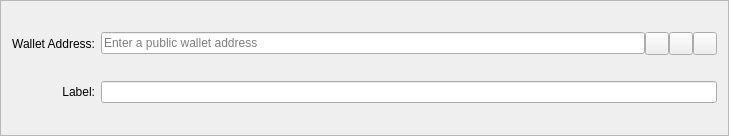
<?xml version="1.0" encoding="UTF-8"?>
<ui version="4.0">
  <class>MultisigAddressEntry</class>
  <widget class="QFrame" name="MultisigAddressEntry">
    <property name="geometry">
      <rect>
        <x>0</x>
        <y>0</y>
        <width>729</width>
        <height>136</height>
      </rect>
    </property>
    <property name="windowTitle">
      <string>Form</string>
    </property>
    <property name="frameShape">
      <enum>QFrame::StyledPanel</enum>
    </property>
    <property name="frameShadow">
      <enum>QFrame::Sunken</enum>
    </property>
    <layout class="QGridLayout" name="gridLayout">
      <item row="0" column="0">
        <widget class="QLabel" name="walletaddressLabel">
          <property name="text">
            <string>Wallet Address:</string>
          </property>
          <property name="alignment">
            <set>Qt::AlignRight|Qt::AlignTrailing|Qt::AlignVCenter</set>
          </property>
          <property name="buddy">
            <cstring>walletaddress</cstring>
          </property>
        </widget>
      </item>
      <item row="0" column="1">
        <layout class="QHBoxLayout" name="walletaddressLayout">
          <property name="spacing">
            <number>0</number>
          </property>
          <item>
            <widget class="QValidatedLineEdit" name="walletaddress">
              <property name="toolTip">
                <string>The public wallet address</string>
              </property>
              <property name="placeholderText">
                <string>Enter a public wallet address</string>
              </property>
            </widget>
          </item>
          <item>
            <widget class="QToolButton" name="pasteButton">
              <property name="toolTip">
                <string>Paste a public wallet address from the clipboard</string>
              </property>
              <property name="text">
                <string />
              </property>
              <property name="icon">
                <iconset resource="../silk.qrc">
                  <normaloff>:/icons/editpaste</normaloff>
                  :/icons/editpaste
                </iconset>
              </property>
              <property name="shortcut">
                <string>Alt+P</string>
              </property>
            </widget>
          </item>
          <item>
            <widget class="QToolButton" name="addressBookButton">
              <property name="toolTip">
                <string>Choose address from address book</string>
              </property>
              <property name="text">
                <string />
              </property>
              <property name="icon">
                <iconset resource="../silk.qrc">
                  <normaloff>:/icons/address-book</normaloff>
                  :/icons/address-book
                </iconset>
              </property>
              <property name="shortcut">
                <string>Alt+A</string>
              </property>
            </widget>
          </item>
          <item>
            <widget class="QToolButton" name="deleteButton">
              <property name="toolTip">
                <string>Remove this wallet address</string>
              </property>
              <property name="text">
                <string />
              </property>
              <property name="icon">
                <iconset resource="../silk.qrc">
                  <normaloff>:/icons/remove</normaloff>
                  :/icons/remove
                </iconset>
              </property>
            </widget>
          </item>
        </layout>
      </item>
      <item row="1" column="0">
        <widget class="QLabel" name="labelLabel">
          <property name="text">
            <string>Label:</string>
          </property>
          <property name="alignment">
            <set>Qt::AlignRight|Qt::AlignTrailing|Qt::AlignVCenter</set>
          </property>
        </widget>
      </item>
      <item row="1" column="1">
        <widget class="QValidatedLineEdit" name="label">
          <property name="enabled">
            <bool>true</bool>
          </property>
          <property name="toolTip">
            <string>Address associated to the public key</string>
          </property>
          <property name="readOnly">
            <bool>true</bool>
          </property>
        </widget>
      </item>
    </layout>
  </widget>
  <customwidgets>
    <customwidget>
      <class>QValidatedLineEdit</class>
      <extends>QLineEdit</extends>
      <header>qvalidatedlineedit.h</header>
    </customwidget>
  </customwidgets>
  <resources>
    <include location="../silk.qrc" />
  </resources>
  <connections />
</ui>
